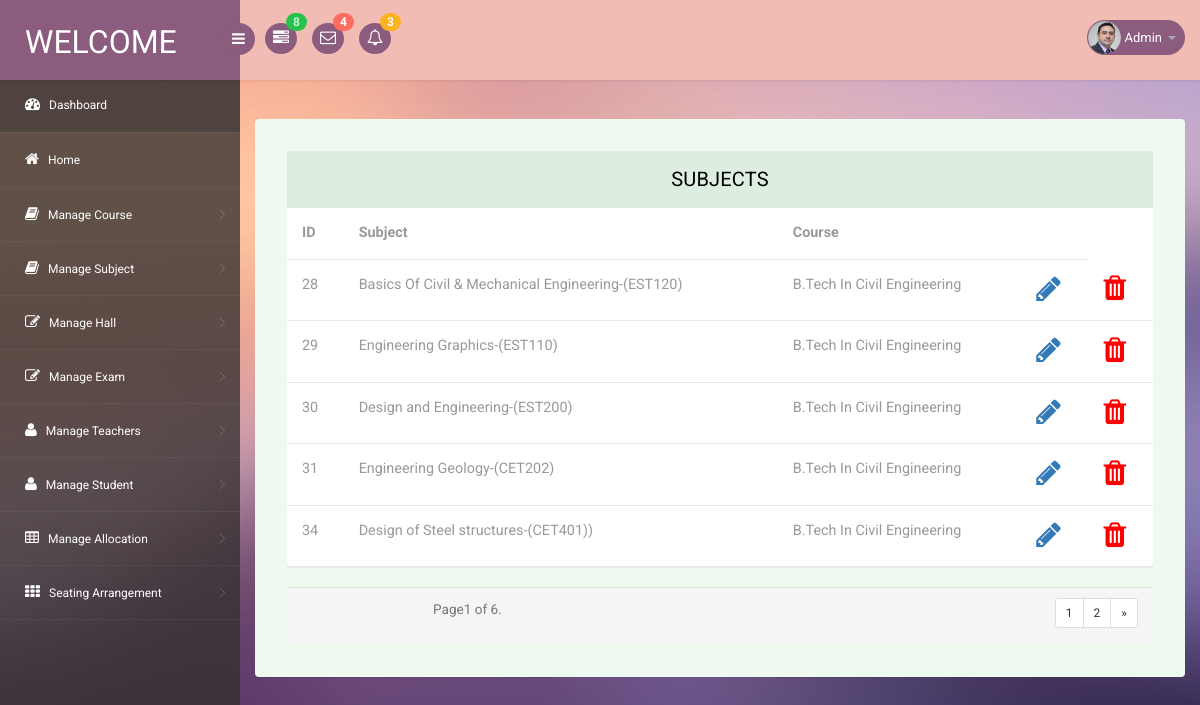
Screenshot of /adminhome/view_subject with the database file from the repository.
### Site_admin/models.py (models this page shows)
class Subject(models.Model):
    courseid=models.ForeignKey(Course,on_delete=models.CASCADE)
    subject=models.CharField(max_length=20)

class Course(models.Model):
    course=models.CharField(max_length=20)

### Site_admin/views.py (the view)
# urls.py: path('view_subject',views.view_subject,name="view_subject"),
def view_subject(request):
    sub=Subject.objects.all()
    p=Paginator(sub,5)
    page_number=request.GET.get('page')
    page_obj=p.get_page(page_number)
    return render(request,'admin/view_subject.html',{'subject':page_obj})

### template/admin/view_subject.html (shortened to what this page needs)
{% extends 'admin/adminbase.html' %}
{% block content %}
<div class="table-agile-info">
    <div class="panel panel-default">
       <div class="panel-heading">
       Subjects
       </div>
       <div>
         <table class="table" ui-jq="footable" ui-options='{
           "paging": {
             "enabled": true
           },
           "filtering": {
             "enabled": true
           },
           "sorting": {
             "enabled": true
           }}'>
           <thead>
            <tr>
              <th data-breakpoints="xs">ID</th>
              <th>Subject</th>
              <th>Course</th>
              <th></th>
            </tr>
          </thead>
          <tbody>
            {% for s in subject %}
            <tr data-expanded="true">
                <td>{{s.id}}</td>
                <td>{{s.subject}}</td>
                <td>{{s.courseid.course}}</td>
                <td><a href="{% url 'edit_subject' s.id %}"><i class="fa fa-pencil" style="font-size: 2em;"></i></a></td>
                <td><a href="{% url 'subject_del' s.id %}" onclick="return confirm('Are you sure?')"><i class="fa fa-trash" style="font-size: 2em;color: red;"></i></a></td>
            {% endfor %}
        </tbody>
    </table>
</div>
</div>
<footer class="panel-footer">
   <div class="row">
     <div class="col-sm-5 text-center">
       <small class="text-muted inline m-t-sm m-b-sm">
           Page{{subject.number}} of {{subject.paginator.num_pages }}.
       </small>
   </div>
   <div class="col-sm-7 text-right text-center-xs">
       <ul class="pagination pagination-sm m-t-none m-b-none">
       {% for num in subject.paginator.page_range %}
       {% if subject.number == num %}
     <li><a href="" class="active">{{ num }}</a></li>
       {% elif num > subject.number|add:-5 and subject < subject.number|add:5 %} <a href="?page={{ num }}">{{ num }}</a>
           {% endif %}
           {% endfor %}
           {% if subject.has_next %}
          <li> <a href="?page={{ subject.next_page_number }}">{{ subject.next_page_number }}</a></li>
          <li><a href="?page={{ ca.paginator.num_pages }}"> &raquo;</a></li>
           {% endif %}
       </ul>
   </div>
</div>
</footer>
</div>
</div>
{% endblock %}

### template/admin/adminbase.html (shortened to what this page needs)
<!DOCTYPE html>
<head>
<link rel="stylesheet" href="/static/web/css/bootstrap.min.css" >
<link href="/static/web/css/style.css" rel='stylesheet' type='text/css'/>
<link href="/static/web/css/style-responsive.css" rel="stylesheet"/>
<link rel="stylesheet" href="/static/web/css/font.css" type="text/css"/>
<link href="/static/web/css/font-awesome.css" rel="stylesheet">
<link rel="stylesheet" href="/static/web/css/morris.css" type="text/css"/>
<link rel="stylesheet" href="/static/web/css/monthly.css">
</head>
<body>
<section id="container">
<header class="header fixed-top clearfix">
<div class="brand">
    <a href="#" class="logo">
        WELCOME
    </a>
    <div class="sidebar-toggle-box">
        <div class="fa fa-bars"></div>
    </div>
</div>
<div class="nav notify-row" id="top_menu">
    <ul class="nav top-menu">
        <li class="dropdown">
            <a data-toggle="dropdown" class="dropdown-toggle" href="#">
                <i class="fa fa-tasks"></i>
                <span class="badge bg-success">8</span>
            </a>
        </li>
        <li id="header_inbox_bar" class="dropdown">
            <a data-toggle="dropdown" class="dropdown-toggle" href="#">
                <i class="fa fa-envelope-o"></i>
                <span class="badge bg-important">4</span>
            </a>
        </li>
        <li id="header_notification_bar" class="dropdown">
            <a data-toggle="dropdown" class="dropdown-toggle" href="#">
                <i class="fa fa-bell-o"></i>
                <span class="badge bg-warning">3</span>
            </a>
        </li>
    </ul>
</div>
<div class="top-nav clearfix">
    <ul class="nav pull-right top-menu">
        <li class="dropdown">
            <a data-toggle="dropdown" class="dropdown-toggle" href="#">
                <img alt="" src="/static/web/images/2.png">
                <span class="username">Admin</span>
                <b class="caret"></b>
            </a>
        </li>
    </ul>
</div>
</header>
<aside>
    <div id="sidebar" class="nav-collapse">
        <div class="leftside-navigation">
            <ul class="sidebar-menu" id="nav-accordion">
                <li>
                    <a class="active" href="#">
                        <i class="fa fa-dashboard"></i>
                        <span>Dashboard</span>
                    </a>
                </li>
                <li>
                    <a href="{% url 'adminhome' %}">
                        <i class="fa fa-home"></i>
                        <span>Home</span>
                    </a>
                </li>
                <li class="sub-menu">
                    <a href="javascript:;">
                        <i class="fa fa-book"></i>
                        <span>Manage Course</span>
                    </a>
                </li>
                <li class="sub-menu">
                    <a href="javascript:;">
                        <i class="fa fa-book"></i>
                        <span>Manage Subject</span>
                    </a>
                </li>
                <li class="sub-menu">
					<a href="fontawesome.html">
                        <i class="fa fa-edit"></i>
                        <span>Manage Hall</span>
                    </a>
                </li>
                <li class="sub-menu">
					<a href="fontawesome.html">
                        <i class="fa fa-edit"></i>
                        <span>Manage Exam</span>
                    </a>
                </li>
                <li class="sub-menu">
                    <a href="javascript:;">
                        <i class="fa fa-user"></i>
                        <span>Manage Teachers</span>
                    </a>
                </li>
                <li class="sub-menu">
                    <a href="javascript:;">
                        <i class="fa fa-user"></i>
                        <span>Manage Student<span>
                    </a>
                </li>
                <li class="sub-menu">
                    <a href="javascript:;">
                        <i class=" fa fa-table"></i>
                        <span>Manage Allocation</span>
                    </a>
                </li>
                <li class="sub-menu">
                    <a href="javascript:;">
                        <i class=" fa fa-th"></i>
                        <span>Seating Arrangement</span>
                    </a>
                </li>
            </ul>            </div>
    </div>
</aside>
<section id="main-content">
	<section class="wrapper">
		<div class="market-updates">
{% block content %}
{% endblock %}
    </section>
</section>
</body>
</html>

### rows the page displays
Subject: id "28", subject "Basics Of Civil & Mechanical Engineering-(EST120)", courseid.course "B.Tech In Civil Engineering"
Subject: id "29", subject "Engineering Graphics-(EST110)", courseid.course "B.Tech In Civil Engineering"
Subject: id "30", subject "Design and Engineering-(EST200)", courseid.course "B.Tech In Civil Engineering"
Subject: id "31", subject "Engineering Geology-(CET202)", courseid.course "B.Tech In Civil Engineering"
Subject: id "34", subject "Design of Steel structures-(CET401))", courseid.course "B.Tech In Civil Engineering"

### other values shown
{{ subject.number }} "1"
{{ subject.paginator.num_pages }} "6"
{{ num }} "1"
{{ subject.next_page_number }} "2"
